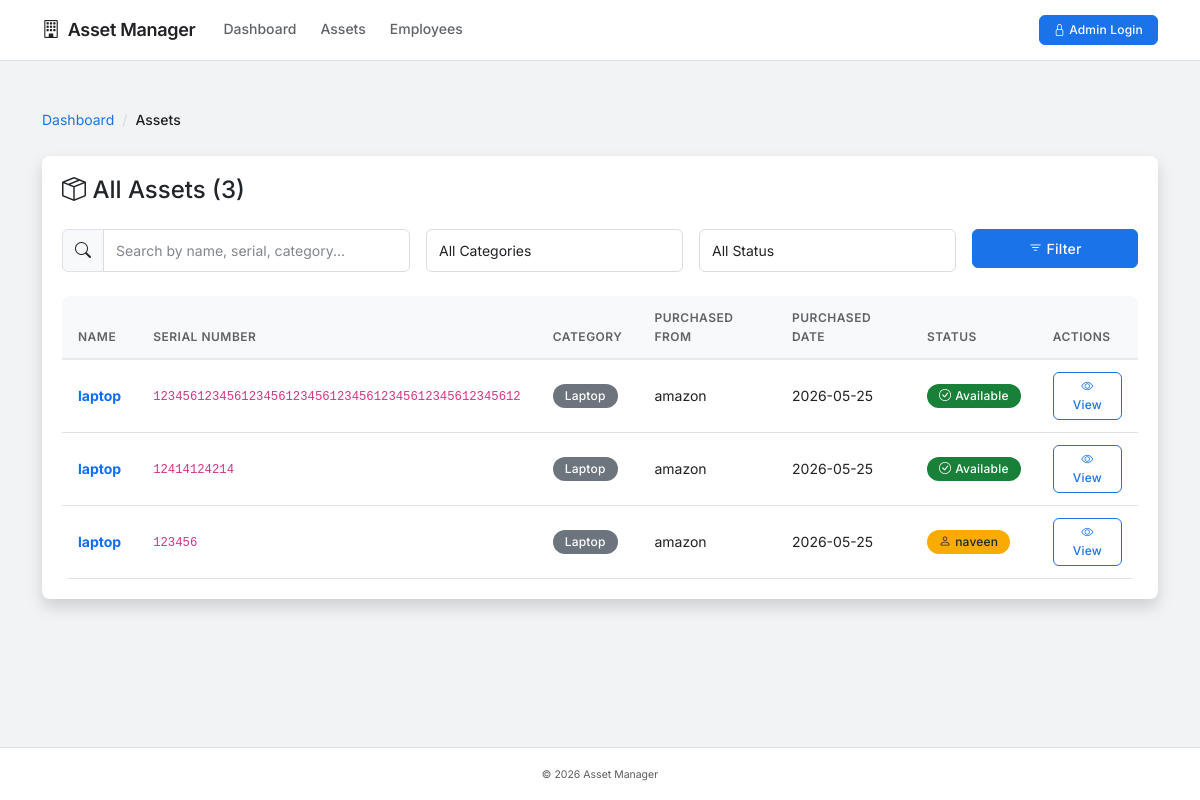
Page /assets/list on the committed database.
### app/models/asset.py (models this page shows, shortened)
class Asset(db.Model):
    __tablename__ = 'assets'
    id = db.Column(db.Integer, primary_key=True)
    name = db.Column(db.String(100), nullable=False)
    serial_number = db.Column(db.String(50), unique=True, nullable=False)
    category = db.Column(db.String(50), nullable=False)
    purchased_from = db.Column(db.String(100))
    purchased_date = db.Column(db.Date)
    created_at = db.Column(db.DateTime, default=datetime.utcnow)
    assignments = db.relationship('Assignment', backref='asset', lazy=True)
    @property
    def assigned_to(self):
        from app.models.assignment import Assignment
        from app.models.employee import Employee
        active_assignment = Assignment.query.filter_by(
            asset_id=self.id,
            returned_date=None
        ).first()
        if active_assignment:
            return Employee.query.get(active_assignment.employee_id)
        return None

### app/models/employee.py (models this page shows, shortened)
class Employee(db.Model):
    __tablename__ = 'employees'
    id = db.Column(db.Integer, primary_key=True)
    employee_id = db.Column(db.String(20), unique=True, nullable=False)
    name = db.Column(db.String(100), nullable=False)
    position = db.Column(db.String(100))
    company = db.Column(db.String(100))
    photo_url = db.Column(db.String(255))
    created_at = db.Column(db.DateTime, default=datetime.utcnow)
    assignments = db.relationship('Assignment', backref='employee', lazy=True)

### app/routes/assets.py (the view)
@bp.route('/list')
def list():
    search_query = request.args.get('search', '')
    category_filter = request.args.get('category', '')
    status_filter = request.args.get('status', '')
    query = Asset.query
    if search_query:
        query = query.filter(
            (Asset.name.ilike(f'%{search_query}%')) |
            (Asset.serial_number.ilike(f'%{search_query}%')) |
            (Asset.category.ilike(f'%{search_query}%'))
        )
    if category_filter:
        query = query.filter(Asset.category == category_filter)
    if status_filter == 'available':
        assigned_ids = db.session.query(Assignment.asset_id).filter(Assignment.returned_date.is_(None)).distinct()
        query = query.filter(~Asset.id.in_(assigned_ids))
    elif status_filter == 'assigned':
        assigned_ids = db.session.query(Assignment.asset_id).filter(Assignment.returned_date.is_(None)).distinct()
        query = query.filter(Asset.id.in_(assigned_ids))
    assets = query.order_by(Asset.created_at.desc()).all()
    categories = db.session.query(Asset.category).distinct().all()
    categories = [c[0] for c in categories]
    return render_template('assets_list.html',
                           assets=assets,
                           search_query=search_query,
                           category_filter=category_filter,
                           status_filter=status_filter,
                           categories=categories)

### app/templates/assets_list.html (shortened to what this page needs)
{% extends "base.html" %}
{% block content %}
<nav aria-label="breadcrumb" class="mb-4">
    <ol class="breadcrumb">
        <li class="breadcrumb-item"><a href="{{ url_for('dashboard.index') }}">Dashboard</a></li>
        <li class="breadcrumb-item active">Assets</li>
    </ol>
</nav>
<div class="card shadow mb-4">
    <div class="card-body">
        <div class="row mb-3">
            <div class="col-md-12">
                <h4><i class="bi bi-box-seam"></i> All Assets ({{ assets|length }})</h4>
            </div>
        </div>
        <form method="GET" action="{{ url_for('assets.list') }}" class="row g-3 mb-4">
            <div class="col-md-4">
                <div class="input-group">
                    <span class="input-group-text"><i class="bi bi-search"></i></span>
                    <input type="text" class="form-control" name="search" placeholder="Search by name, serial, category..." value="{{ search_query }}">
                </div>
            </div>
            <div class="col-md-3">
                <select class="form-select" name="category">
                    <option value="">All Categories</option>
                </select>
            </div>
            <div class="col-md-3">
                <select class="form-select" name="status">
                    <option value="">All Status</option>
                </select>
            </div>
            <div class="col-md-2">
                <button type="submit" class="btn btn-primary w-100">
                    <i class="bi bi-filter"></i> Filter
                </button>
            </div>
        </form>
        <div class="table-responsive">
            <table class="table table-hover">
                <thead class="table-light">
                    <tr>
                        <th>Name</th>
                        <th>Serial Number</th>
                        <th>Category</th>
                        <th>Purchased From</th>
                        <th>Purchased Date</th>
                        <th>Status</th>
                        <th>Actions</th>
                    </tr>
                </thead>
                <tbody>
                    {% for asset in assets %}
                    <tr>
                        <td>
                            <a href="{{ url_for('assets.detail', asset_id=asset.id) }}" class="text-decoration-none">
                                <strong>{{ asset.name }}</strong>
                            </a>
                        </td>
                        <td><code>{{ asset.serial_number }}</code></td>
                        <td><span class="badge bg-secondary">{{ asset.category }}</span></td>
                        <td>{{ asset.purchased_from or '-' }}</td>
                        <td>{{ asset.purchased_date.strftime('%Y-%m-%d') if asset.purchased_date else '-' }}</td>
                        <td>
                            {% if asset.assigned_to %}
                                <span class="badge bg-warning text-dark">
                                    <i class="bi bi-person"></i> {{ asset.assigned_to.name }}
                                </span>
                            {% else %}
                                <span class="badge bg-success">
                                    <i class="bi bi-check-circle"></i> Available
                                </span>
                            {% endif %}
                        </td>
                        <td>
                            <a href="{{ url_for('assets.detail', asset_id=asset.id) }}" class="btn btn-sm btn-outline-primary">
                                <i class="bi bi-eye"></i> View
                            </a>
                        </td>
                    </tr>
                    {% endfor %}
                </tbody>
            </table>
        </div>
    </div>
</div>
{% endblock %}

### app/static/css/custom.css (style rules this page uses)
:root { --primary: #1a73e8; --primary-dark: #1557b0; --primary-light: rgba(26, 115, 232, 0.08); --success: #188038; --warning: #f9ab00; --danger: #d93025; --gray-50: #f8f9fa; --gray-100: #f1f3f4; --gray-200: #e8eaed; --gray-300: #dadce0; --gray-500: #80868b; --gray-700: #5f6368; --gray-900: #202124; --shadow-sm: 0 1px 3px rgba(0, 0, 0, 0.08), 0 1px 2px rgba(0, 0, 0, 0.06); --shadow-md: 0 4px 6px rgba(0, 0, 0, 0.12), 0 2px 4px rgba(0, 0, 0, 0.08); --shadow-lg: 0 8px 16px rgba(0, 0, 0, 0.12); --radius: 8px; --radius-sm: 6px; --transition: all 0.2s ease; }
*, *::before, *::after { box-sizing: border-box; }
body { font-family: 'Inter', -apple-system, BlinkMacSystemFont, 'Segoe UI', Roboto, Oxygen, Ubuntu, sans-serif; background: var(--gray-100); color: var(--gray-900); min-height: 100vh; display: flex; flex-direction: column; line-height: 1.6; -webkit-font-smoothing: antialiased; -moz-osx-font-smoothing: grayscale; }
.card { background: #fff; border: none; border-radius: var(--radius); box-shadow: var(--shadow-sm); transition: box-shadow 0.2s ease; }
.card-body { padding: 20px; }
.table { margin-bottom: 0; border-radius: var(--radius); overflow: hidden; }
.table thead th { background: var(--gray-50); border-bottom: 2px solid var(--gray-200); color: var(--gray-700); font-weight: 600; font-size: 12px; text-transform: uppercase; letter-spacing: 0.5px; padding: 12px 16px; border-top: none; }
.table td { padding: 12px 16px; vertical-align: middle; border-top: 1px solid var(--gray-200); color: var(--gray-900); font-size: 14px; }
.btn { border-radius: var(--radius-sm); padding: 8px 24px; font-weight: 500; font-size: 14px; transition: var(--transition); letter-spacing: 0.2px; border: 1px solid transparent; }
.btn-primary { background: var(--primary); border-color: var(--primary); color: #fff; }
.btn-outline-primary { border-color: var(--primary); color: var(--primary); }
.btn-sm { padding: 5px 14px; font-size: 12px; }
.form-control, .form-select { border: 1px solid var(--gray-300); border-radius: var(--radius-sm); padding: 10px 12px; font-size: 14px; color: var(--gray-900); transition: var(--transition); background: #fff; }
.form-control::placeholder { color: var(--gray-500); }
.badge { border-radius: 12px; padding: 4px 12px; font-weight: 500; font-size: 12px; line-height: 1.4; letter-spacing: 0.2px; display: inline-flex; align-items: center; gap: 4px; }
.badge.bg-success { background: var(--success) !important; }
.badge.bg-warning { background: var(--warning) !important; color: #fff; }
.breadcrumb { background: transparent; padding: 0; margin-bottom: 16px; font-size: 14px; }
.breadcrumb-item { color: var(--gray-500); }
.breadcrumb-item + .breadcrumb-item::before { content: '/'; color: var(--gray-300); }
.breadcrumb-item.active { color: var(--gray-900); font-weight: 500; }
.breadcrumb-item a { color: var(--primary); text-decoration: none; transition: var(--transition); }

### rows in the picture
Asset: name "laptop", serial_number "12345612345612345612345612345612345612345612345612", category "Laptop", purchased_from "amazon", purchased_date "2026-05-25", shows "Available"
Asset: name "laptop", serial_number "12414124214", category "Laptop", purchased_from "amazon", purchased_date "2026-05-25", shows "Available"
Asset: name "laptop", serial_number "123456", category "Laptop", purchased_from "amazon", purchased_date "2026-05-25", assigned_to.name "naveen"

### other values in the picture
{{ assets|length }} "3"
